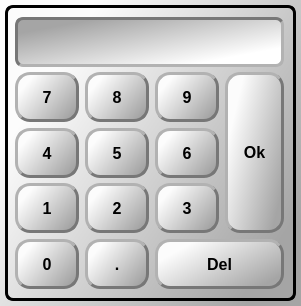
<?xml version="1.0" encoding="UTF-8"?>
<ui version="4.0">
 <class>xfInsertNrDlg</class>
 <widget class="QDialog" name="xfInsertNrDlg">
  <property name="geometry">
   <rect>
    <x>0</x>
    <y>0</y>
    <width>301</width>
    <height>306</height>
   </rect>
  </property>
  <property name="windowTitle">
   <string>Dialog</string>
  </property>
  <property name="styleSheet">
   <string notr="true">QDialog
{
	background-color: qlineargradient(spread:pad, x1:0.191, y1:0.181818, x2:1, y2:0.722, stop:0 rgba(252, 252, 252, 255), stop:1 rgba(165, 165, 165, 255));
	border-color: rgb(0, 0, 0);
	margin: 5px 5px;
	border-style: inset;
	border-radius: 8px;
	border-width: 3px;
}</string>
  </property>
  <widget class="QWidget" name="">
   <property name="geometry">
    <rect>
     <x>15</x>
     <y>17</y>
     <width>269</width>
     <height>272</height>
    </rect>
   </property>
   <layout class="QGridLayout" name="gridLayout">
    <item row="3" column="0">
     <widget class="QToolButton" name="p4">
      <property name="sizePolicy">
       <sizepolicy hsizetype="MinimumExpanding" vsizetype="MinimumExpanding">
        <horstretch>0</horstretch>
        <verstretch>0</verstretch>
       </sizepolicy>
      </property>
      <property name="minimumSize">
       <size>
        <width>56</width>
        <height>50</height>
       </size>
      </property>
      <property name="styleSheet">
       <string notr="true"> QToolButton{
     background-color: qlineargradient(spread:pad, x1:0.191, y1:0.181818, x2:1, y2:0.722, stop:0 rgba(252, 252, 252, 255), stop:1 rgba(165, 165, 165, 255));
     border-width: 3px;
     border-style: outset;
     border-radius: 15px;
     border-color: #777;
	 color: #000;
     font: bold 16px;
     min-width: 50px;
     padding: 0px;
 }
 QToolButton:pressed {
     background-color: #555;
     border-width: 3px;
     border-style: inset;
     border-radius: 15px;
     border-color: #777;
     font: bold 16px;
 	 color: #fff;
    min-width: 10em;
     padding: 0px;
 } 
 QToolButton:checked {
     background-color: #555;
     border-width: 3px;
     border-style: inset;
     border-radius: 15px;
     border-color: #777;
     font: bold 16px;
 	 color: #fff;
    min-width: 10em;
     padding: 0px;
 } 
</string>
      </property>
      <property name="text">
       <string>4</string>
      </property>
     </widget>
    </item>
    <item row="7" column="2" rowspan="3" colspan="4">
     <widget class="QToolButton" name="pDel">
      <property name="sizePolicy">
       <sizepolicy hsizetype="MinimumExpanding" vsizetype="MinimumExpanding">
        <horstretch>0</horstretch>
        <verstretch>0</verstretch>
       </sizepolicy>
      </property>
      <property name="minimumSize">
       <size>
        <width>56</width>
        <height>50</height>
       </size>
      </property>
      <property name="styleSheet">
       <string notr="true"> QToolButton{
     background-color: qlineargradient(spread:pad, x1:0.191, y1:0.181818, x2:1, y2:0.722, stop:0 rgba(252, 252, 252, 255), stop:1 rgba(165, 165, 165, 255));
     border-width: 3px;
     border-style: outset;
     border-radius: 15px;
     border-color: #777;
	 color: #000;
     font: bold 16px;
     min-width: 50px;
     padding: 0px;
 }
 QToolButton:pressed {
     background-color: #555;
     border-width: 3px;
     border-style: inset;
     border-radius: 15px;
     border-color: #777;
     font: bold 16px;
 	 color: #fff;
    min-width: 10em;
     padding: 0px;
 } 
 QToolButton:checked {
     background-color: #555;
     border-width: 3px;
     border-style: inset;
     border-radius: 15px;
     border-color: #777;
     font: bold 16px;
 	 color: #fff;
    min-width: 10em;
     padding: 0px;
 } 
</string>
      </property>
      <property name="text">
       <string>Del</string>
      </property>
     </widget>
    </item>
    <item row="3" column="2">
     <widget class="QToolButton" name="p6">
      <property name="sizePolicy">
       <sizepolicy hsizetype="MinimumExpanding" vsizetype="MinimumExpanding">
        <horstretch>0</horstretch>
        <verstretch>0</verstretch>
       </sizepolicy>
      </property>
      <property name="minimumSize">
       <size>
        <width>56</width>
        <height>50</height>
       </size>
      </property>
      <property name="styleSheet">
       <string notr="true"> QToolButton{
     background-color: qlineargradient(spread:pad, x1:0.191, y1:0.181818, x2:1, y2:0.722, stop:0 rgba(252, 252, 252, 255), stop:1 rgba(165, 165, 165, 255));
     border-width: 3px;
     border-style: outset;
     border-radius: 15px;
     border-color: #777;
	 color: #000;
     font: bold 16px;
     min-width: 50px;
     padding: 0px;
 }
 QToolButton:pressed {
     background-color: #555;
     border-width: 3px;
     border-style: inset;
     border-radius: 15px;
     border-color: #777;
     font: bold 16px;
 	 color: #fff;
    min-width: 10em;
     padding: 0px;
 } 
 QToolButton:checked {
     background-color: #555;
     border-width: 3px;
     border-style: inset;
     border-radius: 15px;
     border-color: #777;
     font: bold 16px;
 	 color: #fff;
    min-width: 10em;
     padding: 0px;
 } 
</string>
      </property>
      <property name="text">
       <string>6</string>
      </property>
     </widget>
    </item>
    <item row="4" column="0" rowspan="3">
     <widget class="QToolButton" name="p1">
      <property name="sizePolicy">
       <sizepolicy hsizetype="MinimumExpanding" vsizetype="MinimumExpanding">
        <horstretch>0</horstretch>
        <verstretch>0</verstretch>
       </sizepolicy>
      </property>
      <property name="minimumSize">
       <size>
        <width>56</width>
        <height>50</height>
       </size>
      </property>
      <property name="styleSheet">
       <string notr="true"> QToolButton{
     background-color: qlineargradient(spread:pad, x1:0.191, y1:0.181818, x2:1, y2:0.722, stop:0 rgba(252, 252, 252, 255), stop:1 rgba(165, 165, 165, 255));
     border-width: 3px;
     border-style: outset;
     border-radius: 15px;
     border-color: #777;
	 color: #000;
     font: bold 16px;
     min-width: 50px;
     padding: 0px;
 }
 QToolButton:pressed {
     background-color: #555;
     border-width: 3px;
     border-style: inset;
     border-radius: 15px;
     border-color: #777;
     font: bold 16px;
 	 color: #fff;
    min-width: 10em;
     padding: 0px;
 } 
 QToolButton:checked {
     background-color: #555;
     border-width: 3px;
     border-style: inset;
     border-radius: 15px;
     border-color: #777;
     font: bold 16px;
 	 color: #fff;
    min-width: 10em;
     padding: 0px;
 } 
</string>
      </property>
      <property name="text">
       <string>1</string>
      </property>
     </widget>
    </item>
    <item row="0" column="0" colspan="6">
     <widget class="QLineEdit" name="pNr">
      <property name="sizePolicy">
       <sizepolicy hsizetype="Expanding" vsizetype="Expanding">
        <horstretch>0</horstretch>
        <verstretch>0</verstretch>
       </sizepolicy>
      </property>
      <property name="minimumSize">
       <size>
        <width>0</width>
        <height>50</height>
       </size>
      </property>
      <property name="maximumSize">
       <size>
        <width>16777215</width>
        <height>50</height>
       </size>
      </property>
      <property name="styleSheet">
       <string notr="true">QLineEdit
{
	background-color: qlineargradient(spread:pad, x1:0.80894, y1:0.824, x2:0.131, y2:0.187, stop:0 rgba(255, 255, 255, 255), stop:1 rgba(165, 165, 165, 255));
     border-width: 3px;
     border-style: inset;
     border-radius: 8px;
     border-color: #777;
	 padding: 2px;
	font: 87 12pt &quot;Roboto Black&quot;;
}</string>
      </property>
      <property name="text">
       <string/>
      </property>
      <property name="alignment">
       <set>Qt::AlignCenter</set>
      </property>
      <property name="readOnly">
       <bool>true</bool>
      </property>
     </widget>
    </item>
    <item row="1" column="0" rowspan="2">
     <widget class="QToolButton" name="p7">
      <property name="sizePolicy">
       <sizepolicy hsizetype="MinimumExpanding" vsizetype="MinimumExpanding">
        <horstretch>0</horstretch>
        <verstretch>0</verstretch>
       </sizepolicy>
      </property>
      <property name="minimumSize">
       <size>
        <width>56</width>
        <height>50</height>
       </size>
      </property>
      <property name="styleSheet">
       <string notr="true"> QToolButton{
     background-color: qlineargradient(spread:pad, x1:0.191, y1:0.181818, x2:1, y2:0.722, stop:0 rgba(252, 252, 252, 255), stop:1 rgba(165, 165, 165, 255));
     border-width: 3px;
     border-style: outset;
     border-radius: 15px;
     border-color: #777;
	 color: #000;
     font: bold 16px;
     min-width: 50px;
     padding: 0px;
 }
 QToolButton:pressed {
     background-color: #555;
     border-width: 3px;
     border-style: inset;
     border-radius: 15px;
     border-color: #777;
     font: bold 16px;
 	 color: #fff;
    min-width: 10em;
     padding: 0px;
 } 
 QToolButton:checked {
     background-color: #555;
     border-width: 3px;
     border-style: inset;
     border-radius: 15px;
     border-color: #777;
     font: bold 16px;
 	 color: #fff;
    min-width: 10em;
     padding: 0px;
 } 
</string>
      </property>
      <property name="text">
       <string>7</string>
      </property>
     </widget>
    </item>
    <item row="7" column="0" rowspan="3">
     <widget class="QToolButton" name="p0">
      <property name="sizePolicy">
       <sizepolicy hsizetype="MinimumExpanding" vsizetype="MinimumExpanding">
        <horstretch>0</horstretch>
        <verstretch>0</verstretch>
       </sizepolicy>
      </property>
      <property name="minimumSize">
       <size>
        <width>56</width>
        <height>50</height>
       </size>
      </property>
      <property name="styleSheet">
       <string notr="true"> QToolButton{
     background-color: qlineargradient(spread:pad, x1:0.191, y1:0.181818, x2:1, y2:0.722, stop:0 rgba(252, 252, 252, 255), stop:1 rgba(165, 165, 165, 255));
     border-width: 3px;
     border-style: outset;
     border-radius: 15px;
     border-color: #777;
	 color: #000;
     font: bold 16px;
     min-width: 50px;
     padding: 0px;
 }
 QToolButton:pressed {
     background-color: #555;
     border-width: 3px;
     border-style: inset;
     border-radius: 15px;
     border-color: #777;
     font: bold 16px;
 	 color: #fff;
    min-width: 10em;
     padding: 0px;
 } 
 QToolButton:checked {
     background-color: #555;
     border-width: 3px;
     border-style: inset;
     border-radius: 15px;
     border-color: #777;
     font: bold 16px;
 	 color: #fff;
    min-width: 10em;
     padding: 0px;
 } 
</string>
      </property>
      <property name="text">
       <string>0</string>
      </property>
     </widget>
    </item>
    <item row="3" column="1">
     <widget class="QToolButton" name="p5">
      <property name="sizePolicy">
       <sizepolicy hsizetype="MinimumExpanding" vsizetype="MinimumExpanding">
        <horstretch>0</horstretch>
        <verstretch>0</verstretch>
       </sizepolicy>
      </property>
      <property name="minimumSize">
       <size>
        <width>56</width>
        <height>50</height>
       </size>
      </property>
      <property name="styleSheet">
       <string notr="true"> QToolButton{
     background-color: qlineargradient(spread:pad, x1:0.191, y1:0.181818, x2:1, y2:0.722, stop:0 rgba(252, 252, 252, 255), stop:1 rgba(165, 165, 165, 255));
     border-width: 3px;
     border-style: outset;
     border-radius: 15px;
     border-color: #777;
	 color: #000;
     font: bold 16px;
     min-width: 50px;
     padding: 0px;
 }
 QToolButton:pressed {
     background-color: #555;
     border-width: 3px;
     border-style: inset;
     border-radius: 15px;
     border-color: #777;
     font: bold 16px;
 	 color: #fff;
    min-width: 10em;
     padding: 0px;
 } 
 QToolButton:checked {
     background-color: #555;
     border-width: 3px;
     border-style: inset;
     border-radius: 15px;
     border-color: #777;
     font: bold 16px;
 	 color: #fff;
    min-width: 10em;
     padding: 0px;
 } 
</string>
      </property>
      <property name="text">
       <string>5</string>
      </property>
     </widget>
    </item>
    <item row="4" column="1" rowspan="3">
     <widget class="QToolButton" name="p2">
      <property name="sizePolicy">
       <sizepolicy hsizetype="MinimumExpanding" vsizetype="MinimumExpanding">
        <horstretch>0</horstretch>
        <verstretch>0</verstretch>
       </sizepolicy>
      </property>
      <property name="minimumSize">
       <size>
        <width>56</width>
        <height>50</height>
       </size>
      </property>
      <property name="styleSheet">
       <string notr="true"> QToolButton{
     background-color: qlineargradient(spread:pad, x1:0.191, y1:0.181818, x2:1, y2:0.722, stop:0 rgba(252, 252, 252, 255), stop:1 rgba(165, 165, 165, 255));
     border-width: 3px;
     border-style: outset;
     border-radius: 15px;
     border-color: #777;
	 color: #000;
     font: bold 16px;
     min-width: 50px;
     padding: 0px;
 }
 QToolButton:pressed {
     background-color: #555;
     border-width: 3px;
     border-style: inset;
     border-radius: 15px;
     border-color: #777;
     font: bold 16px;
 	 color: #fff;
    min-width: 10em;
     padding: 0px;
 } 
 QToolButton:checked {
     background-color: #555;
     border-width: 3px;
     border-style: inset;
     border-radius: 15px;
     border-color: #777;
     font: bold 16px;
 	 color: #fff;
    min-width: 10em;
     padding: 0px;
 } 
</string>
      </property>
      <property name="text">
       <string>2</string>
      </property>
     </widget>
    </item>
    <item row="4" column="2" rowspan="3">
     <widget class="QToolButton" name="p3">
      <property name="sizePolicy">
       <sizepolicy hsizetype="MinimumExpanding" vsizetype="MinimumExpanding">
        <horstretch>0</horstretch>
        <verstretch>0</verstretch>
       </sizepolicy>
      </property>
      <property name="minimumSize">
       <size>
        <width>56</width>
        <height>50</height>
       </size>
      </property>
      <property name="styleSheet">
       <string notr="true"> QToolButton{
     background-color: qlineargradient(spread:pad, x1:0.191, y1:0.181818, x2:1, y2:0.722, stop:0 rgba(252, 252, 252, 255), stop:1 rgba(165, 165, 165, 255));
     border-width: 3px;
     border-style: outset;
     border-radius: 15px;
     border-color: #777;
	 color: #000;
     font: bold 16px;
     min-width: 50px;
     padding: 0px;
 }
 QToolButton:pressed {
     background-color: #555;
     border-width: 3px;
     border-style: inset;
     border-radius: 15px;
     border-color: #777;
     font: bold 16px;
 	 color: #fff;
    min-width: 10em;
     padding: 0px;
 } 
 QToolButton:checked {
     background-color: #555;
     border-width: 3px;
     border-style: inset;
     border-radius: 15px;
     border-color: #777;
     font: bold 16px;
 	 color: #fff;
    min-width: 10em;
     padding: 0px;
 } 
</string>
      </property>
      <property name="text">
       <string>3</string>
      </property>
     </widget>
    </item>
    <item row="1" column="3" rowspan="6" colspan="3">
     <widget class="QToolButton" name="pOk">
      <property name="sizePolicy">
       <sizepolicy hsizetype="MinimumExpanding" vsizetype="MinimumExpanding">
        <horstretch>0</horstretch>
        <verstretch>0</verstretch>
       </sizepolicy>
      </property>
      <property name="minimumSize">
       <size>
        <width>56</width>
        <height>50</height>
       </size>
      </property>
      <property name="styleSheet">
       <string notr="true"> QToolButton{
     background-color: qlineargradient(spread:pad, x1:0.191, y1:0.181818, x2:1, y2:0.722, stop:0 rgba(252, 252, 252, 255), stop:1 rgba(165, 165, 165, 255));
     border-width: 3px;
     border-style: outset;
     border-radius: 15px;
     border-color: #777;
	 color: #000;
     font: bold 16px;
     min-width: 50px;
     padding: 0px;
 }
 QToolButton:pressed {
     background-color: #555;
     border-width: 3px;
     border-style: inset;
     border-radius: 15px;
     border-color: #777;
     font: bold 16px;
 	 color: #fff;
    min-width: 10em;
     padding: 0px;
 } 
 QToolButton:checked {
     background-color: #555;
     border-width: 3px;
     border-style: inset;
     border-radius: 15px;
     border-color: #777;
     font: bold 16px;
 	 color: #fff;
    min-width: 10em;
     padding: 0px;
 } 
</string>
      </property>
      <property name="text">
       <string>Ok</string>
      </property>
     </widget>
    </item>
    <item row="1" column="1" rowspan="2">
     <widget class="QToolButton" name="p8">
      <property name="sizePolicy">
       <sizepolicy hsizetype="MinimumExpanding" vsizetype="MinimumExpanding">
        <horstretch>0</horstretch>
        <verstretch>0</verstretch>
       </sizepolicy>
      </property>
      <property name="minimumSize">
       <size>
        <width>56</width>
        <height>50</height>
       </size>
      </property>
      <property name="styleSheet">
       <string notr="true"> QToolButton{
     background-color: qlineargradient(spread:pad, x1:0.191, y1:0.181818, x2:1, y2:0.722, stop:0 rgba(252, 252, 252, 255), stop:1 rgba(165, 165, 165, 255));
     border-width: 3px;
     border-style: outset;
     border-radius: 15px;
     border-color: #777;
	 color: #000;
     font: bold 16px;
     min-width: 50px;
     padding: 0px;
 }
 QToolButton:pressed {
     background-color: #555;
     border-width: 3px;
     border-style: inset;
     border-radius: 15px;
     border-color: #777;
     font: bold 16px;
 	 color: #fff;
    min-width: 10em;
     padding: 0px;
 } 
 QToolButton:checked {
     background-color: #555;
     border-width: 3px;
     border-style: inset;
     border-radius: 15px;
     border-color: #777;
     font: bold 16px;
 	 color: #fff;
    min-width: 10em;
     padding: 0px;
 } 
</string>
      </property>
      <property name="text">
       <string>8</string>
      </property>
     </widget>
    </item>
    <item row="7" column="1" rowspan="3">
     <widget class="QToolButton" name="pDot">
      <property name="sizePolicy">
       <sizepolicy hsizetype="MinimumExpanding" vsizetype="MinimumExpanding">
        <horstretch>0</horstretch>
        <verstretch>0</verstretch>
       </sizepolicy>
      </property>
      <property name="minimumSize">
       <size>
        <width>56</width>
        <height>50</height>
       </size>
      </property>
      <property name="styleSheet">
       <string notr="true"> QToolButton{
     background-color: qlineargradient(spread:pad, x1:0.191, y1:0.181818, x2:1, y2:0.722, stop:0 rgba(252, 252, 252, 255), stop:1 rgba(165, 165, 165, 255));
     border-width: 3px;
     border-style: outset;
     border-radius: 15px;
     border-color: #777;
	 color: #000;
     font: bold 16px;
     min-width: 50px;
     padding: 0px;
 }
 QToolButton:pressed {
     background-color: #555;
     border-width: 3px;
     border-style: inset;
     border-radius: 15px;
     border-color: #777;
     font: bold 16px;
 	 color: #fff;
    min-width: 10em;
     padding: 0px;
 } 
 QToolButton:checked {
     background-color: #555;
     border-width: 3px;
     border-style: inset;
     border-radius: 15px;
     border-color: #777;
     font: bold 16px;
 	 color: #fff;
    min-width: 10em;
     padding: 0px;
 } 
</string>
      </property>
      <property name="text">
       <string>.</string>
      </property>
     </widget>
    </item>
    <item row="1" column="2" rowspan="2">
     <widget class="QToolButton" name="p9">
      <property name="sizePolicy">
       <sizepolicy hsizetype="MinimumExpanding" vsizetype="MinimumExpanding">
        <horstretch>0</horstretch>
        <verstretch>0</verstretch>
       </sizepolicy>
      </property>
      <property name="minimumSize">
       <size>
        <width>56</width>
        <height>50</height>
       </size>
      </property>
      <property name="styleSheet">
       <string notr="true"> QToolButton{
     background-color: qlineargradient(spread:pad, x1:0.191, y1:0.181818, x2:1, y2:0.722, stop:0 rgba(252, 252, 252, 255), stop:1 rgba(165, 165, 165, 255));
     border-width: 3px;
     border-style: outset;
     border-radius: 15px;
     border-color: #777;
	 color: #000;
     font: bold 16px;
     min-width: 50px;
     padding: 0px;
 }
 QToolButton:pressed {
     background-color: #555;
     border-width: 3px;
     border-style: inset;
     border-radius: 15px;
     border-color: #777;
     font: bold 16px;
 	 color: #fff;
    min-width: 10em;
     padding: 0px;
 } 
 QToolButton:checked {
     background-color: #555;
     border-width: 3px;
     border-style: inset;
     border-radius: 15px;
     border-color: #777;
     font: bold 16px;
 	 color: #fff;
    min-width: 10em;
     padding: 0px;
 } 
</string>
      </property>
      <property name="text">
       <string>9</string>
      </property>
     </widget>
    </item>
   </layout>
  </widget>
 </widget>
 <resources/>
 <connections/>
</ui>
